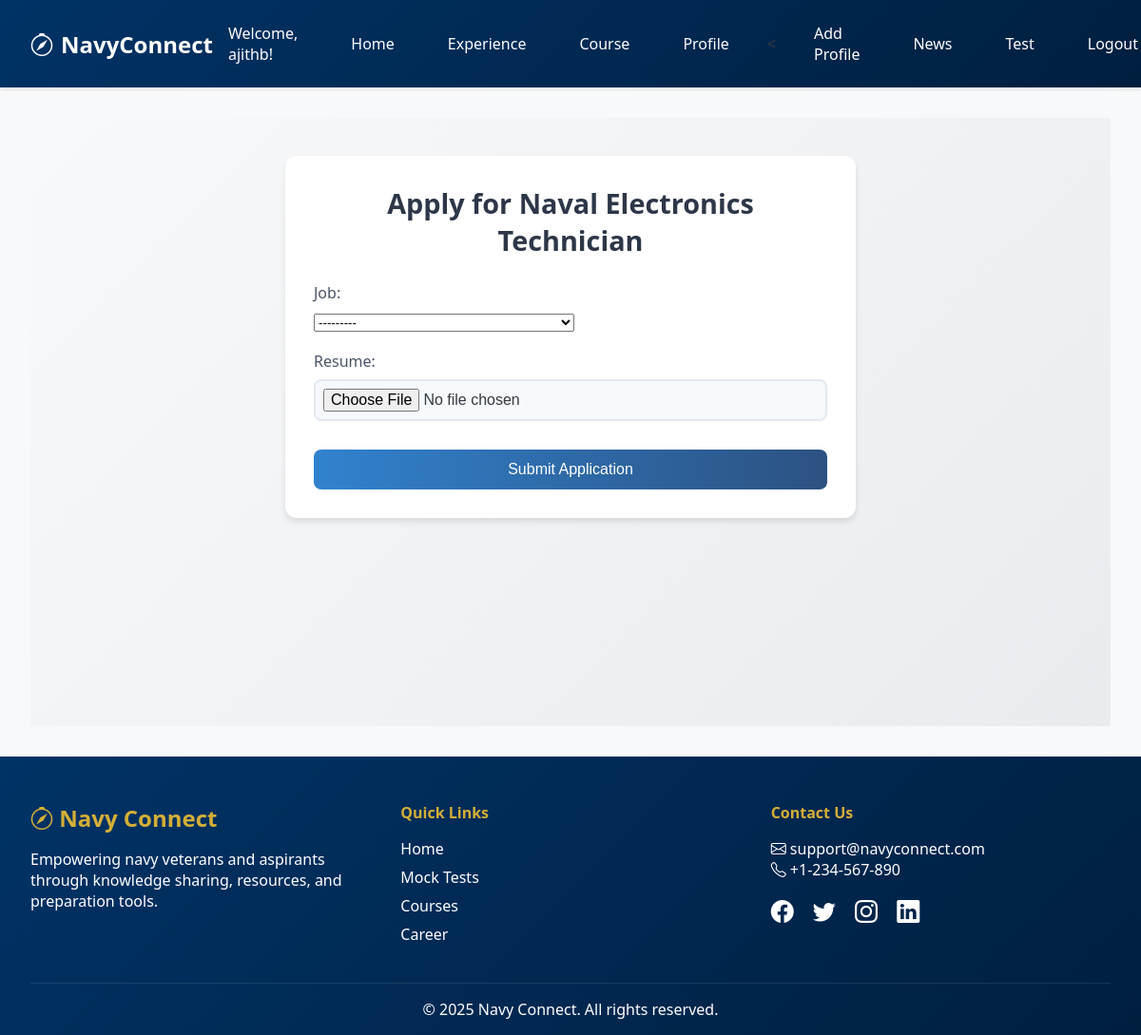
/jobs/1/apply/ (signed in), run on the app's committed database.
### core/models.py (models this page shows, shortened)
class CustomUser(AbstractUser):
    ROLE_CHOICES = [
        ('admin', 'Admin'),
        ('veteran', 'Veteran'),
        ('aspirant', 'Aspirant'),
    ]
    role = models.CharField(max_length=10, choices=ROLE_CHOICES, default='aspirant')

class JobOpportunity(models.Model):
    SECTION_CHOICES = [
        ('executive', 'Executive'),
        ('engineering', 'Engineering'),
        ('electrical', 'Electrical'),
        ('education', 'Education'),
        ('medical', 'Medical'),
        ('logistics', 'Logistics'),
        ('submarine', 'Submarine'),
        ('aviation', 'Aviation'),
        ('information_technology', 'Information Technology'),
        ('sports', 'Sports'),
        ('law', 'Law'),
    ]
    title = models.CharField(max_length=255)
    description = models.TextField()
    requirements = models.TextField(default=True)  # New field for job requirements
    section = models.CharField(max_length=30, choices=SECTION_CHOICES)
    created_at = models.DateTimeField(auto_now_add=True)
    posted_by = models.ForeignKey(settings.AUTH_USER_MODEL, on_delete=models.CASCADE)
    def __str__(self):
        return f"{self.title} - {self.get_section_display()}"

### core/views.py (the view)
# urls.py: path('jobs/<int:job_id>/apply/', views.apply_job, name='apply_job'),
@login_required
def apply_job(request, job_id):
    job = get_object_or_404(JobOpportunity, id=job_id)
    if request.method == "POST":
        form = JobApplicationForm(request.POST, request.FILES)
        if form.is_valid():
            application = form.save(commit=False)
            application.job = job
            application.applicant = request.user  # Automatically assign the logged-in user
            application.save()
            return redirect('job_list')
    else:
        form = JobApplicationForm()
    return render(request, 'apply_job.html', {'form': form, 'job': job})

### core/forms.py
class JobApplicationForm(forms.ModelForm):
    class Meta:
        model = JobApplication
        fields = ['job','resume']

### core/templates/apply_job.html (shortened to what this page needs)
{% extends 'base.html' %}
{% block content %}
<div class="application-wrapper">
    <div class="application-container">
        <h2 class="application-title">Apply for {{ job.title }}</h2>
        <form method="post" enctype="multipart/form-data">
            {{ form.as_p }}
            <button type="submit" class="submit-button">Submit Application</button>
        </form>
    </div>
</div>
{% endblock %}

### core/templates/base.html (shortened to what this page needs)
<!DOCTYPE html>
<html lang="en">
<head>
  <link href="https://cdnjs.cloudflare.com/ajax/libs/bootstrap-icons/1.11.1/font/bootstrap-icons.min.css" rel="stylesheet">
</head>
<body>
  <nav class="navbar">
    <div class="container">
      <a href="{% url 'home' %}" class="brand">
        <i class="bi bi-compass"></i>
        NavyConnect
      </a>
      <div class="links">
        {% if user.is_authenticated %}
          <span>Welcome, {{ user.username }}!</span>
          <a href="{% url 'home' %}">Home</a>
          {% if user.role == 'veteran' %}
            <a href="{% url 'veteran_experiences' %}"> Experience</a>
            <a href="{% url 'create_course' %}"> Course</a>
            <a href="{% url 'view_profile' %}">Profile</a>
            <<a href="{% url 'veteran_profile' %}"> Add Profile</a>
            <a href="{% url 'news_list' %}">News</a>
            <a href="{% url 'create_mock_test' %}">Test</a>
            <a href="{% url 'logout' %}">Logout</a>
          {% else %}
          <a href="{% url 'login' %}">Login</a>
          <a href="{% url 'signup' %}">Signup</a>
          {% endif %}
        {% endif %}
      </div>
    </div>
  </nav>
  <main class="content">
    {% block content %}
    {% endblock %}
  </main>
  <footer class="footer">
    <div class="footer-container">
      <div class="footer-brand">
        <h3><i class="bi bi-compass"></i> Navy Connect</h3>
        <p>Empowering navy veterans and aspirants through knowledge sharing, resources, and preparation tools.</p>
      </div>
      <div class="footer-links">
        <h4>Quick Links</h4>
        <ul>
          <li><a href="{% url 'home' %}">Home</a></li>
          <li><a href="{% url 'mock_test_list' %}">Mock Tests</a></li>
          <li><a href="{% url 'view_course' %}">Courses</a></li>
          <li><a href="{% url 'job_list' %}">Career</a></li>
        </ul>
      </div>
      <div class="footer-contact">
        <h4>Contact Us</h4>
        <p><i class="bi bi-envelope"></i> support@navyconnect.com</p>
        <p><i class="bi bi-telephone"></i> +1-234-567-890</p>
        <div class="footer-socials">
          <a href="#"><i class="bi bi-facebook"></i></a>
          <a href="#"><i class="bi bi-twitter"></i></a>
          <a href="#"><i class="bi bi-instagram"></i></a>
          <a href="#"><i class="bi bi-linkedin"></i></a>
        </div>
      </div>
    </div>
    <div class="footer-bottom">
      <p>&copy; 2025 Navy Connect. All rights reserved.</p>
    </div>
  </footer>
</body>
</html>

### core/templates/base.html (style rules this page uses)
:root { --navy-blue: #003366; --gold: #d4af37; --light-gray: #f8f9fa; --dark-gray: #343a40; --white: #ffffff; --transition: all 0.3s ease; }
* { margin: 0; padding: 0; box-sizing: border-box; }
body { font-family: 'Segoe UI', Arial, sans-serif; background-color: var(--light-gray); color: var(--dark-gray); min-height: 100vh; display: flex; flex-direction: column; }
.navbar { background: linear-gradient(135deg, var(--navy-blue), #001f3f); padding: 1rem 2rem; box-shadow: 0 2px 4px rgba(0,0,0,0.1); position: sticky; top: 0; z-index: 1000; }
.container { max-width: 1200px; margin: 0 auto; display: flex; justify-content: space-between; }
.brand { font-size: 1.5rem; font-weight: 700; color: var(--white); text-decoration: none; display: flex; align-items: center; gap: 0.5rem; }
.links { display: flex; align-items: center; gap: 1.5rem; }
.links a, .links span { color: var(--white); text-decoration: none; padding: 0.5rem 1rem; border-radius: 4px; transition: var(--transition); }
.content { flex: 1; padding: 2rem; max-width: 1200px; margin: 0 auto; width: 100%; }
.footer { background: linear-gradient(135deg, var(--navy-blue), #001f3f); color: var(--white); padding: 3rem 2rem 1rem; margin-top: auto; }
.footer-container { display: flex; flex-wrap: wrap; justify-content: space-between; gap: 2rem; max-width: 1200px; margin: 0 auto; }
.footer-brand { flex: 1; min-width: 250px; }
.footer-brand h3 { color: var(--gold); font-size: 1.5rem; margin-bottom: 1rem; }
.footer-links, .footer-contact { flex: 1; min-width: 200px; }
.footer-links h4, .footer-contact h4 { color: var(--gold); margin-bottom: 1rem; }
.footer-links ul { list-style: none; }
.footer-links li { margin: 0.5rem 0; }
.footer-links a { color: var(--white); text-decoration: none; transition: var(--transition); }
.footer-socials { margin-top: 1rem; }
.footer-socials a { color: var(--white); font-size: 1.5rem; margin-right: 1rem; transition: var(--transition); }
.footer-bottom { text-align: center; margin-top: 2rem; padding-top: 1rem; border-top: 1px solid rgba(255,255,255,0.1); }

### core/templates/apply_job.html (style rules this page uses)
.application-wrapper { min-height: calc(100vh - 160px); padding: 40px 20px; background: linear-gradient(135deg, #f8f9fa 0%, #e9ecef 100%); }
.application-container { max-width: 600px; margin: 0 auto; background: white; padding: 30px; border-radius: 12px; box-shadow: 0 4px 6px rgba(0, 0, 0, 0.1); }
.application-title { color: #2d3748; font-size: 1.8rem; font-weight: 600; margin-bottom: 25px; text-align: center; }
form { display: flex; flex-direction: column; gap: 20px; }
form p { margin: 0; }
form label { display: block; font-weight: 500; color: #4a5568; margin-bottom: 8px; }
form input, form textarea { width: 100%; padding: 10px 12px; border: 2px solid #e2e8f0; border-radius: 8px; font-size: 1rem; transition: all 0.3s ease; }
form input[type="file"] { background-color: #f7fafc; padding: 8px; cursor: pointer; }
.submit-button { background: linear-gradient(to right, #3182ce, #2c5282); color: white; border: none; padding: 12px 24px; border-radius: 8px; font-size: 1rem; font-weight: 500; cursor: pointer; transition: all 0.3s ease; margin-top: 10px; }

### data on the page
CustomUser: username "ajithb"
JobOpportunity: title "Naval Electronics Technician"
